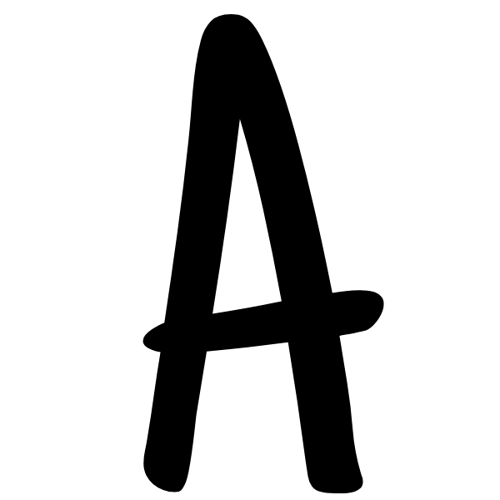
#> input picture pictures/Arb.png, 500 x 500 px, found by its file name; its folder holds 7 pictures in this run
$ python -i game.py   (imports and definitions only)
#> lines starting #> are read from the running program, lines starting #| are printed output that depends on the picture
import os
import tkinter
from tkinter import *
from tkinter import Tk, ttk
from PIL import ImageTk, Image

# [1 line not run here, left out]


# [61 lines left out: functions welcome, config, not called in this run]


def game():
    # window
    game_tk = Tk()
    game_tk.geometry("1200x650")
    # game.attributes('-fullscreen', True)

    # frames
    frm_back = ttk.Frame(game_tk, padding=10)
    frm_back.pack(anchor="w")
    frm_center = ttk.Frame(game_tk, padding=10)
    frm_center.pack(anchor="center")
    # frm_pause = ttk.Frame(game, padding=10)
    # frm_pause.pack(anchor="se")

    # images
    img_path = os.getcwd() + "\\pictures\\"
    img_a = ImageTk.PhotoImage(Image.open(img_path + "Arb.png").resize((450, 450)))
    img_right = ImageTk.PhotoImage(Image.open(img_path + "right.png").resize((300, 100)))
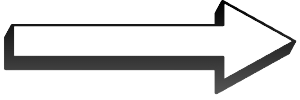
#> input picture pictures/right.png, 300 x 100 px, found by its file name
    img_left = ImageTk.PhotoImage(Image.open(img_path + "left.png").resize((300, 100)))
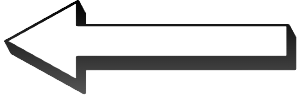
#> input picture pictures/left.png, 300 x 100 px, found by its file name
    print("ruta img ", img_path)
    # etiquetas
    ttk.Label(frm_center, image=img_a).grid(row=0, column=1)
    ttk.Label(frm_center, image=img_right).grid(row=0, column=2)
    ttk.Label(frm_center, image=img_left).grid(row=0, column=0)
    ttk.Label(frm_center, text="subliminal message", font=("Courier", 30), foreground="red").grid(row=1, column=1)

    # botones
    ttk.Button(game_tk, text="  | |  ", padding=3).pack(anchor="se", side="bottom", pady=20, padx=20)
    ttk.Button(frm_back, text="Quit", command=game_tk.destroy).pack(anchor="n", side="top", pady=10, padx=10)

    # start
    game_tk.mainloop()

>>> result = game()
